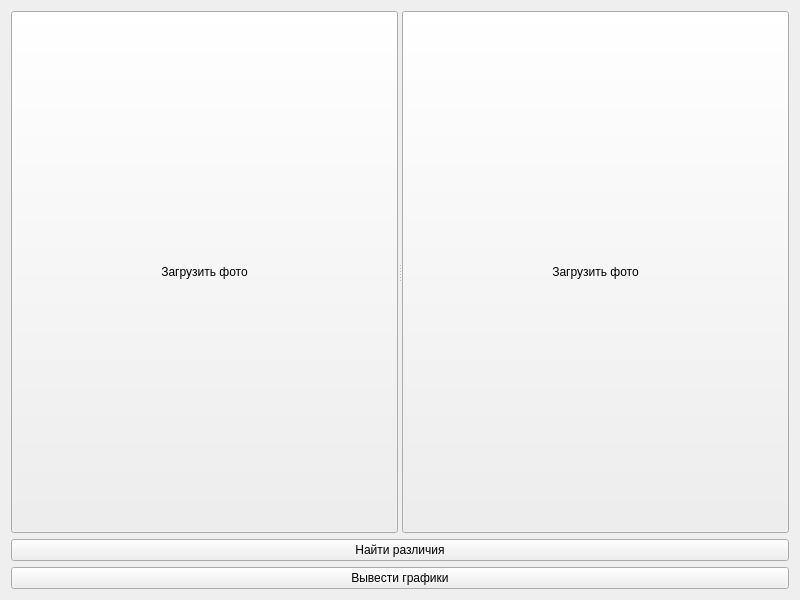
<?xml version="1.0" encoding="UTF-8"?>
<ui version="4.0">
 <class>Widget</class>
 <widget class="QWidget" name="Widget">
  <property name="geometry">
   <rect>
    <x>0</x>
    <y>0</y>
    <width>800</width>
    <height>600</height>
   </rect>
  </property>
  <property name="windowTitle">
   <string>Widget</string>
  </property>
  <layout class="QHBoxLayout" name="horizontalLayout">
   <item>
    <layout class="QVBoxLayout" name="verticalLayout">
     <item>
      <widget class="QSplitter" name="splitter">
       <property name="orientation">
        <enum>Qt::Orientation::Horizontal</enum>
       </property>
       <widget class="QSplitter" name="splitter_2">
        <property name="orientation">
         <enum>Qt::Orientation::Horizontal</enum>
        </property>
        <widget class="QPushButton" name="pushButton">
         <property name="text">
          <string>Загрузить фото</string>
         </property>
        </widget>
        <widget class="QPushButton" name="pushButton_2">
         <property name="text">
          <string>Загрузить фото</string>
         </property>
        </widget>
       </widget>
      </widget>
     </item>
     <item>
      <widget class="QPushButton" name="pushButton_3">
       <property name="text">
        <string>Найти различия</string>
       </property>
      </widget>
     </item>
     <item>
      <widget class="QPushButton" name="pushButton_4">
       <property name="text">
        <string>Вывести графики</string>
       </property>
      </widget>
     </item>
    </layout>
   </item>
  </layout>
 </widget>
 <resources/>
 <connections/>
</ui>
